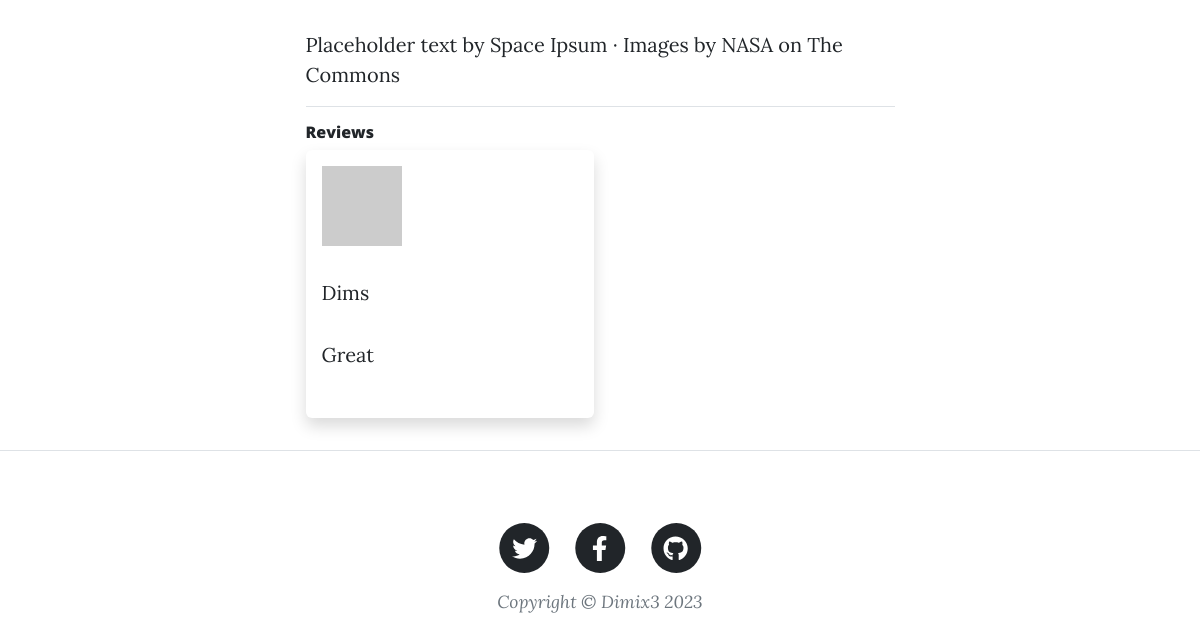
/post/1 (lower part), run on an earlier commit of the app's database.
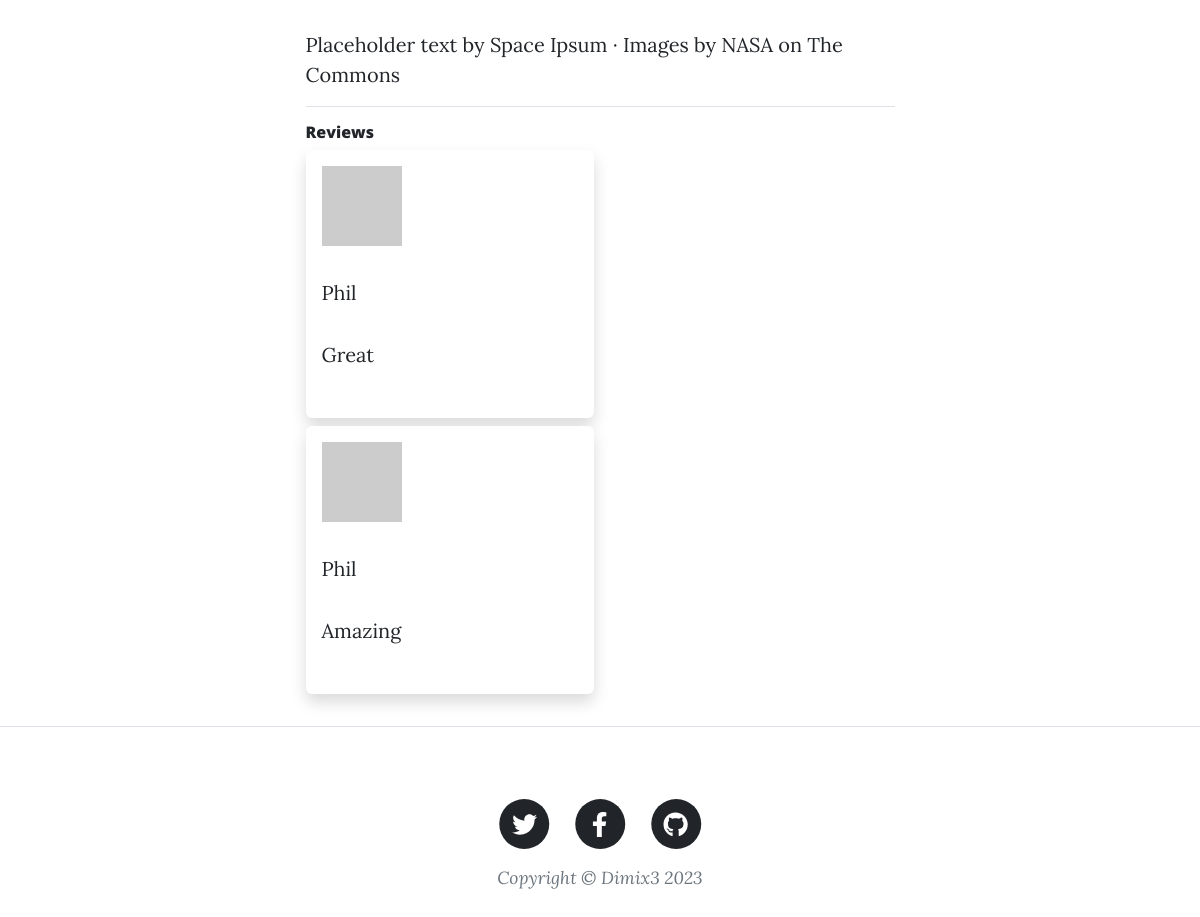
And on a later commit of the database.
### models.py (models this page shows)
class Comment(db.Model):
    __tablename__ = "comments"
    id = db.Column(db.Integer, primary_key=True)
    commenter_id = db.Column(db.Integer, db.ForeignKey('registered_users.id'))
    post_id = db.Column(db.Integer, db.ForeignKey('blogpost.id'))
    text = db.Column(db.Text, nullable=False)
    commenter = relationship('User', back_populates='comments')
    post_reviewed = relationship('Post', back_populates='blog_post')

class User(UserMixin, db.Model):
    __tablename__ = "registered_users"
    id = db.Column(db.Integer, primary_key=True)
    email = db.Column(db.String(100), unique=True)
    password = db.Column(db.String(100))
    name = db.Column(db.String(1000))
    comments = relationship('Comment', back_populates='commenter')
    posts = relationship('Post', back_populates='post_owner')

### main.py (the view, shortened to what this page needs)
@app.route('/post/<i_d>',methods=["POST","GET"])
def view_post(i_d):
    view_data = {}
    data = Post.query.get(int(i_d))
    if data.id == int(i_d):
        view_data["id"] = data.id
        view_data["title"] = data.title
        view_data["subtitle"] = data.subtitle
        view_data["body"] = data.body
        view_data["post_by"] = data.post_by
        view_data["post_date"] = data.post_date
        view_data["post_img_url"] = data.post_img_url
        view_data["blog_comments"] = data.blog_post
    return render_template("view_post.html", contxt=view_data)

### templates/view_post.html (shortened to what this page needs)
<!DOCTYPE html>
<html lang="en">
    <body>
       {% include 'header.html' %}
        <article class="mb-4">
            <div class="container px-4 px-lg-5">
                <div class="row gx-4 gx-lg-5 justify-content-center">
                    <div class="col-md-10 col-lg-8 col-xl-7">
                            Placeholder text by
                            <a href="http://spaceipsum.com/">Space Ipsum</a>
                            &middot; Images by
                            <a href="https://www.flickr.com/photos/nasacommons/">NASA on The Commons</a>
                        <hr/>
                        <h6>Reviews</h6>
                        {% for each_comment in contxt.blog_comments %}
                        <div class="shadow p-3 mb-2 bg-white rounded" style="max-width: 18rem;">
                              <div class="card-body text-dark">
                                <img src="{{ 'each_comment.commenter.email' | gravatar }}" alt="">
                                <p class="">{{each_comment.commenter.name}}</p>
                                <p class="">{{each_comment.text}}</p>
                              </div>
                        </div>
                        {% endfor %}
                    </div>
                </div>
            </div>
            <hr class="my-4" />
        </article>
        {% include "footer.html" %}
    </body>
</html>

### templates/header.html (shortened to what this page needs)
<!DOCTYPE html>
<html lang="en">
<head>
        <link href="{{ url_for('static', filename='css/styles.css') }}" rel="stylesheet" />
</head>
<body>
</body>
</html>

### templates/footer.html (shortened to what this page needs)
<!DOCTYPE html>
<html lang="en">
<head>
</head>
<body>
<footer >
            <div class="container px-4 px-lg-5">
                <div class="row gx-4 gx-lg-5 justify-content-center">
                    <div class="col-md-10 col-lg-8 col-xl-7">
                        <ul class="list-inline text-center">
                            <li class="list-inline-item">
                                <a href="#!">
                                    <span class="fa-stack fa-lg">
                                        <i class="fas fa-circle fa-stack-2x"></i>
                                        <i class="fab fa-twitter fa-stack-1x fa-inverse"></i>
                                    </span>
                                </a>
                            </li>
                            <li class="list-inline-item">
                                <a href="#!">
                                    <span class="fa-stack fa-lg">
                                        <i class="fas fa-circle fa-stack-2x"></i>
                                        <i class="fab fa-facebook-f fa-stack-1x fa-inverse"></i>
                                    </span>
                                </a>
                            </li>
                            <li class="list-inline-item">
                                <a href="#!">
                                    <span class="fa-stack fa-lg">
                                        <i class="fas fa-circle fa-stack-2x"></i>
                                        <i class="fab fa-github fa-stack-1x fa-inverse"></i>
                                    </span>
                                </a>
                            </li>
                        </ul>
                        <div class="small text-center text-muted fst-italic">Copyright &copy; Dimix3 2023</div>
                    </div>
                </div>
            </div>
</footer>
</body>
</html>

What changed in the data, as far as the page shows it:
changed Comment "Great": commenter.name "Dims" → "Phil"
added Comment: commenter.name "Phil", text "Amazing"
